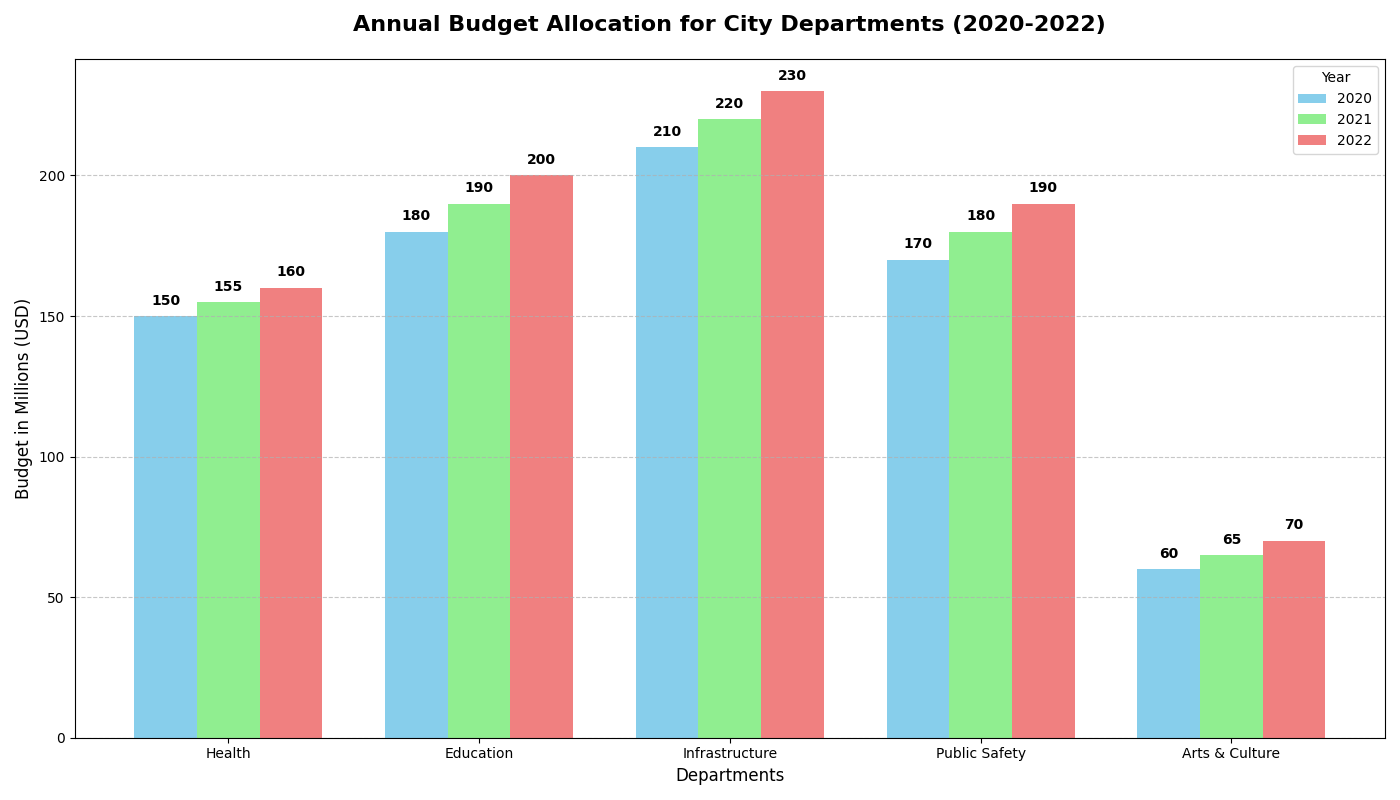

This chart was generated by the following Python code:
import matplotlib.pyplot as plt
import numpy as np

# Backstory: "Annual Budget Allocation for City Departments"
# The city council of Metropolis needs to convey its budget allocation plans for various city departments in 2023.
# This plot shows the distribution and comparison of the budget allocated to different departments over the years 2020 to 2022.
years = ['2020', '2021', '2022']
departments = ['Health', 'Education', 'Infrastructure', 'Public Safety', 'Arts & Culture']
budget_2020 = [150, 180, 210, 170, 60]
budget_2021 = [155, 190, 220, 180, 65]
budget_2022 = [160, 200, 230, 190, 70]

# Position of bars on x-axis
x = np.arange(len(departments))

# Width of a bar
width = 0.25

# Create a figure and three subplots to compare budgets over the years
fig, ax = plt.subplots(figsize=(14, 8))

# Bar charts for each year
bars_2020 = ax.bar(x - width, budget_2020, width, label='2020', color='skyblue')
bars_2021 = ax.bar(x, budget_2021, width, label='2021', color='lightgreen')
bars_2022 = ax.bar(x + width, budget_2022, width, label='2022', color='lightcoral')

# Customization of the plot
ax.set_title('Annual Budget Allocation for City Departments (2020-2022)', fontsize=16, fontweight='bold', pad=20)
ax.set_xlabel('Departments', fontsize=12)
ax.set_ylabel('Budget in Millions (USD)', fontsize=12)
ax.set_xticks(x)
ax.set_xticklabels(departments)
ax.grid(axis='y', linestyle='--', alpha=0.7)
ax.legend(title='Year', fontsize=10)

# Annotate each bar with corresponding budget values
def add_labels(ax, bars):
    for bar in bars:
        yval = bar.get_height()
        ax.text(bar.get_x() + bar.get_width() / 2, yval + 3, f'{yval}', ha='center', va='bottom', fontsize=10, fontweight='bold')

add_labels(ax, bars_2020)
add_labels(ax, bars_2021)
add_labels(ax, bars_2022)

# Automatically adjust layout to prevent overlap
plt.tight_layout()

# Display the plot
plt.show()
